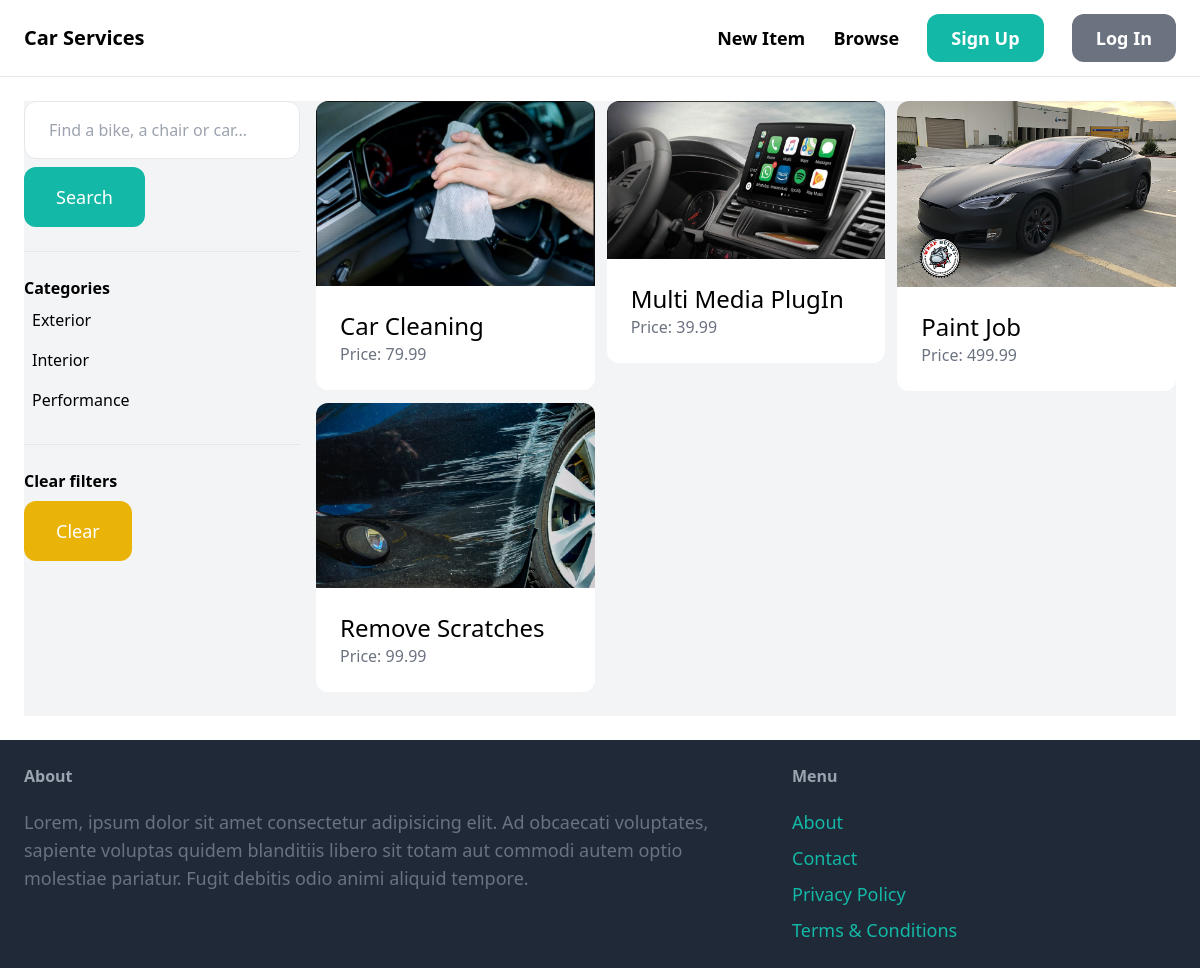
The app's page /items/ with its own data.
### item/models.py (models this page shows, shortened)
class Category(models.Model):
    name = models.CharField(max_length=255)
    class Meta:
        ordering = ('name',)
        verbose_name_plural = 'Categories'

class Item(models.Model):
    category = models.ForeignKey(Category, related_name='items', on_delete=models.CASCADE)
    name = models.CharField(max_length=255)
    description = models.TextField(blank=True, null=True)
    price = models.FloatField()
    image = models.ImageField(upload_to='items.images', blank=True, null=True)
    is_sold = models.BooleanField(default=False)
    created_by = models.ForeignKey(User, related_name='items', on_delete=models.CASCADE)
    created_at = models.DateTimeField(auto_now_add=True)
    class Meta:
        ordering = ('name',)

### item/views.py (the view)
# urls.py: path('items/', include('item.urls')),
def items(request):
    query = request.GET.get('query', '')
    category_id = request.GET.get('category', 0)
    categories = Category.objects.all()
    items = Item.objects.filter(is_sold=False)
    if category_id:
        items = items.filter(category_id=category_id)
    if query:
        items = items.filter(Q(name__icontains=query) | Q(description__icontains=query))
    return render(request, 'item/items.html', {
        'items': items,
        'query': query,
        'categories': categories,
        'category_id': int(category_id)
    })

### item/templates/item/items.html (shortened to what this page needs)
{% extends 'core/base.html' %}
{% block content %}
    <div class="pb-6 grid grid-cols-4 gap-4 bg-gray-100">
        <div class="col-span-1">
            <form method="get" action="{% url 'item:items' %}">
                <input name="query" class="w-full py-4 px-6 border rounded-xl" type="text" value="{{ query }}" placeholder="Find a bike, a chair or car...">
                <button class="mt-2 py-4 px-8 text-lg bg-teal-500 text-white rounded-xl">Search</button>
            </form>
            <hr class="my-6">
            <p class="font-semibold">Categories</p>
            <ul>
                {% for category in categories %}
                    <li class="py-2 px-2 rounded-xl{% if category.id == category_id %} bg-gray-200{% endif %}">
                        <a href="{% url 'item:items' %}?query={{ query }}&category={{ category.id }}">{{ category.name }}</a>
                    </li>
                {% endfor %}
            </ul>
            <hr class="my-6">
            <p class="font-semibold">Clear filters</p>
            <ul>
                <li><a href="{% url 'item:items' %}" class="mt-2 py-4 px-8 inline-block bg-yellow-500 text-lg rounded-xl text-white">Clear</a>
        </div>
        <div class="col-span-3">
            <div class="grid grid-cols-3 gap-3">
                {% for item in items %}
                    <div>
                        <a href="{% url 'item:detail' item.id %}">
                            <div>
                                <img src="{{ item.image.url }}" class="rounded-t-xl">
                            </div>
                            <div class="p-6 bg-white rounded-b-xl">
                                <h2 class="text-2xl">{{ item.name }}</h2>
                                <p class="text-gray-500">Price: {{ item.price }}</p>
                            </div>
                        </a>
                    </div>
                {% endfor %}
            </div>
        </div>
    </div>
{% endblock %}

### records on screen
Category: name "Exterior"
Category: name "Interior"
Category: name "Performance"
Item: image (picture), name "Car Cleaning", price "79.99"
Item: image (picture), name "Multi Media PlugIn", price "39.99"
Item: image (picture), name "Paint Job", price "499.99"
Item: image (picture), name "Remove Scratches", price "99.99"
